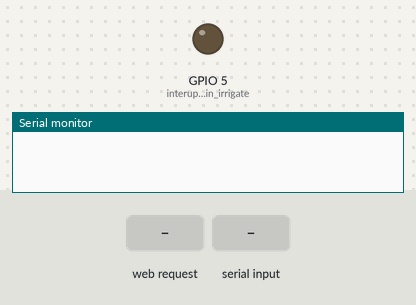
Bench run of a sketch on a simulated ESP32. On the bench: output pins drawn as LEDs (lit = HIGH), the last lines printed to the serial monitor. The inputs (shaded band) are chosen by the test bench.

Above: at 1.2 s.
1.3 s: HTTP request GET /irrigate_on received
At 3.0 s:
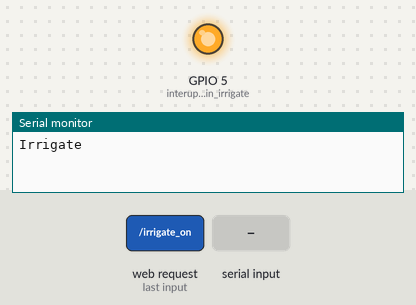
7.3 s: "cm:" received over the second serial link
Timing chart, 0 to 10.3 s (numbered marks = the images above; inputs shaded):
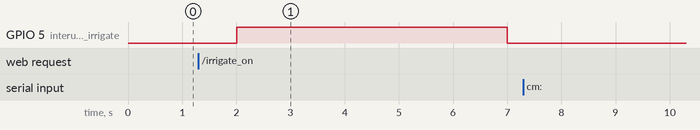

Measured:
- after the input at 1.3 s, GPIO 5 (interupt_pin_irrigate): LOW → HIGH after 0.70 s, → LOW 5.0 s later

The sketch:

esp32.ino
```cpp
#include <WiFi.h>
#include <WebServer.h>
#include <math.h>
#include <string>

// Setup
#define RXp2 16
#define TXp2 17
String dirt_status;
String water_level;
String comInfo;
const char interupt_pin_irrigate = 5;

String S;
int distance;
int duration;
int moisture_signal_pin = 35;
int moisture_percentage;

// Wifi Setup
const char* ssid = "Gemini Team";
const char* password = "Terbaik12345";
IPAddress local_ip(192,168,0,1);
IPAddress gateway(192,168,0,1);
IPAddress subnet(255,255,255,0);
WebServer server(80);

void setup()
{
  Serial.begin(115200);
  Serial2.begin(9600, SERIAL_8N1, RXp2, TXp2); //from arduino
  pinMode(interupt_pin_irrigate, OUTPUT);

  // Start Wifi
  WiFi.softAP(ssid, password);
  WiFi.softAPConfig(local_ip, gateway, subnet);
  // delay(100);
  server.on("/", page_root);
  server.on("/irrigate_on", irrigate_on);
  server.onNotFound(page_404);
  server.begin();
}

void loop()
{
  server.handleClient();
  // Serial.println(Serial2.readString().substring(0, 3));
  comInfo = Serial2.readString();
  if (comInfo.substring(0, 3) == "cm:") {
    // percentage based on max 50cm
    S = comInfo.substring(3);
    S.trim();
    distance = S.toInt();
    Serial.println(distance);
    water_level = String(distance);
  }

  comInfo = Serial2.readString();
  if(comInfo.substring(0, 3) == "mp:") {
    S = comInfo.substring(3);
    S.trim();
    moisture_percentage = S.toInt();
  }
  if (moisture_percentage < 30) {
    dirt_status = "Dry";
  }
  else if (moisture_percentage > 30 && moisture_percentage < 70) {
    dirt_status = "Normal"; //normal
  }
  else {
    dirt_status = "Wet"; //wet
  }

}

void irrigate_on() {
  digitalWrite(interupt_pin_irrigate, HIGH);
  Serial.println("Irrigate");
  delay(5000);
  digitalWrite(interupt_pin_irrigate, LOW);
  server.send(200, "text/html", page_HTML());

}

void page_root() {
  server.send(200, "text/html", page_HTML());
}

void page_404(){
  server.send(404, "text/plain", "Not found");
}

String page_HTML() {
  String html = R"(
<!DOCTYPE html>
<head>
    <meta name="viewport" content="width=device-width, initial-scale=1.0">
    <style>
        body {
            font-family: Arial, Helvetica, sans-serif; display: flex;flex-direction: column;
        }
        h3 {
            color: white; background-color: #0B60B0; padding: 10px; text-align: center;
        }
        h4 {
            margin-bottom: 10px;
        }
        #main {
            flex: 1;
        }
        #irrigate_water {
            display: block;
        }
        #water_level {
            display: flex; flex-direction: row;
        }
        button {
            padding: 10px;
            margin-bottom: 10px;
        }
        hr {
            border-top: 3px solid #bbb;
        }
        progress {
            transform: rotate(-90deg); margin-top: 75px; margin-bottom: 75px; padding-top: 100px; width: 200px;
        }
        label {
            font-weight: bolder; font-size: large; margin-left: -50px; margin-top: 100px;
        }
        footer {
            text-align: end; display: block; height: 80px; padding: 10px;
        }
        #loader {
            border: 5px solid #f3f3f3; /* Light grey */
            border-top: 5px solid #3498db; /* Blue */
            border-radius: 50%;
            width: 15px;
            height: 15px;
            animation: spin 2s linear infinite;
            display: none;
        }

            @keyframes spin {
            0% { transform: rotate(0deg); }
            100% { transform: rotate(360deg); }
        }
    </style>
    <title>Smart Watering Garden</title>
</head>
<body>
    <h3>Smart Watering Garden</h3>
    <div id="main">
        <div id="send_command">
            <h4>Send Manual Command</h4>
            <a href="/irrigate_on">
            <button id="irrigate_water" onclick='LoadingShow()' >Irrigate Water</button>
            </a>
            <div id="loader"></div>
        </div>
        <hr>
        <div>
            <h4>Dirt Status</h4>
            <p>)"; html+= dirt_status; html+= R"(</p>
        </div>
        <hr>
        <div>
            <h4>Water Tank Level</h4>
            <div id="water_level">
                <progress value=")"; html+= water_level; html+= R"(" max="400"></progress>
                <label>)"; html+=water_level; html+=R"( cm</label>
            </div>
        </div>

        <hr>
    </div>
    <footer>2024. Created by Gemini Team</footer>

    <script>
        function LoadingShow() {
            document.getElementById("loader").style.display = "block";
            document.getElementById("irrigate_water").style.display = "none";
            setTimeout(LoadingHide, 3000);
        }
        function LoadingHide() {
            document.getElementById("loader").style.display = "none";
            document.getElementById("irrigate_water").style.display = "block";
        }
    </script>

</body>
</html>

)";
  return html;
}
```
